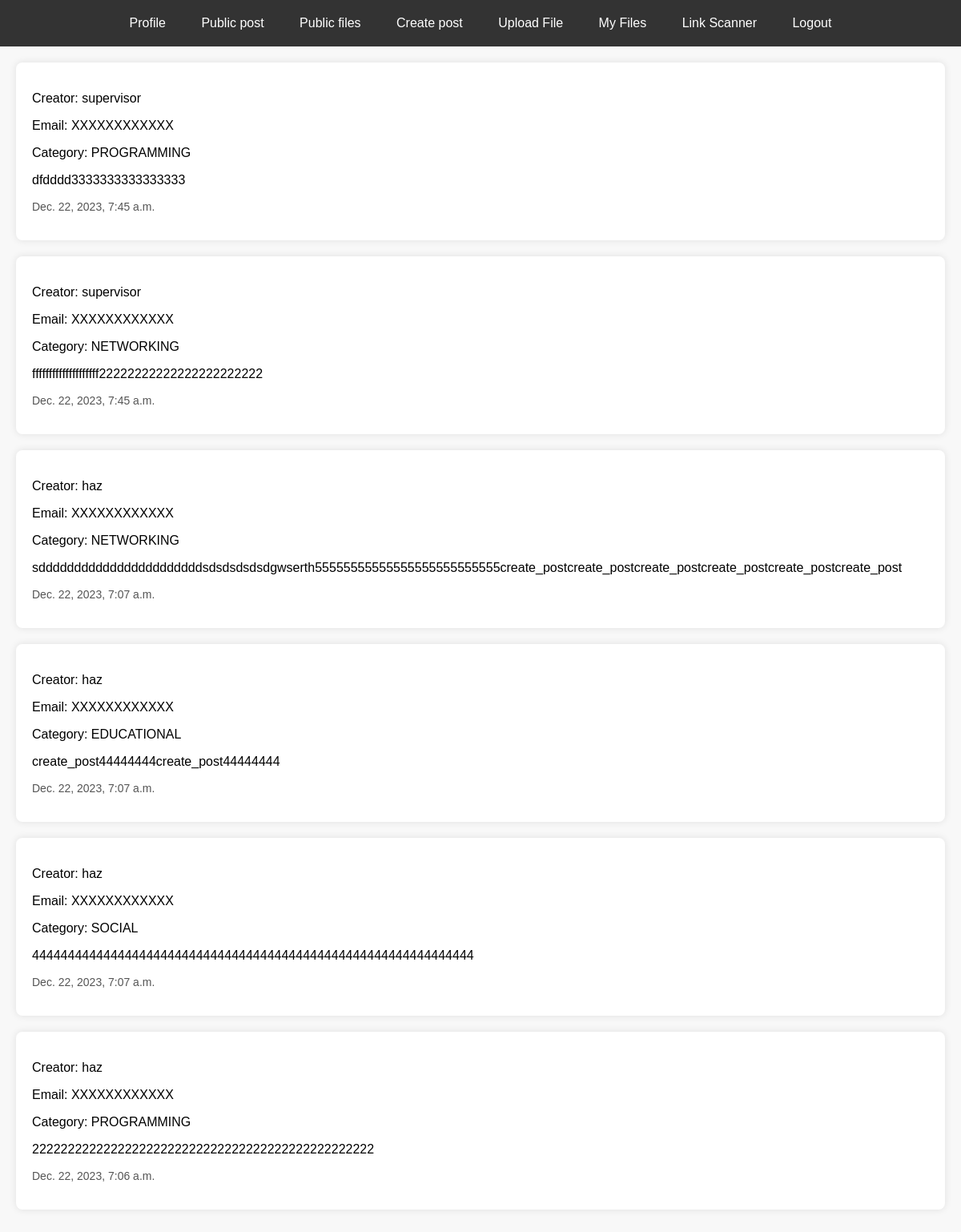
The app's page /puplic_post/ (signed in) with its own data.
### home/models.py (models this page shows, shortened)
class Post(models.Model):
    id = models.AutoField(primary_key=True)
    content = models.TextField()
    created_datetime = models.DateTimeField(auto_now_add=True)
    owner = models.ForeignKey(User, on_delete=models.CASCADE)
    category_enum = models.IntegerField(choices=[(choice.value, choice.name) for choice in PostCategoryEnum])
    show = models.BooleanField(default=False)
    approved = models.BooleanField(default=False)

class UserInfo(models.Model):
    phone_regex = RegexValidator(
        regex=r'^\+?1?\d{9,15}$',
        message="Phone number must be entered in the format: '+999999999'. Up to 15 digits allowed."
    )
    user = models.OneToOneField(User, on_delete=models.CASCADE)
    User._meta.get_field('email')._unique = True
    User._meta.get_field('username')._unique = True
    full_name = models.CharField(max_length=100)
    age = models.PositiveIntegerField(validators=[validate_age, ])
    phone_number = models.CharField(validators=[phone_regex], max_length=17, help_text="ex:+9627958742359")
    bio = models.CharField(max_length=200, help_text="enter your bio here")
    failed_login_num = models.IntegerField(default=0)
    is_supervisor = models.BooleanField(default=False)
    pendaccess = models.PositiveIntegerField(default=0)

### home/views.py (the view)
# urls.py: path('puplic_post/', views.puplic_post, name='puplic_post'),
@login_required
def puplic_post(request):
    posts = Post.objects.filter(Q(show=True) & Q(approved=True)).order_by('-created_datetime')
    is_super = False
    if request.user.userinfo.is_supervisor:
        is_super = True
    return render(request, 'user-temp/puplic_post.html', {'posts': posts, 'is_super': is_super, 'userinfo': request.user.userinfo})

### home/templates/user-temp/puplic_post.html (shortened to what this page needs)
<!DOCTYPE html>
<html lang="en">
<head>
</head>
<body>
    <nav>
        <a href="{% url 'profile' %}">Profile</a>
        <a href="{% url 'puplic_post' %}">Public post</a>
        <a href="{% url 'puplic_files' %}">Public files</a>
        <a href="{% url 'create_post' %}">Create post</a>
        <a href="{% url 'create_file' %}">Upload File</a>
        <a href="{% url 'my_files' %}">My Files</a>
        <a href="{% url 'scan_link' %}">Link Scanner</a>
        <a href="{% url 'user_logout' %}">Logout</a>
    </nav>
    <div class="content">
        {% for post in posts reversed %}
        <div class="post-container">
            <p>Creator: {{ post.owner.userinfo.full_name }}</p>
            {% if is_super %}
                <p>Email: {{ post.owner }}</p>
            <form action="/hidepost/{{post.id}}/" method = "post">{% csrf_token %}
            <input type="submit" class="btn btn-primary" value="disapprove">
            </form>
            {% else %}
                <p>Email: XXXXXXXXXXXX</p>
            {% endif %}
            {% if post.category_enum == 1 %}
                <p>Category: SOCIAL</p>
            {% endif %}
            {% if post.category_enum == 2 %}
                <p>Category: EDUCATIONAL</p>
            {% endif %}
            {% if post.category_enum == 3 %}
                <p>Category: PROGRAMMING</p>
            {% endif %}
            {% if post.category_enum == 4 %}
                <p>Category: NETWORKING</p>
            {% endif %}
            <p>{{ post.content }}</p>
            <p class="post-metadata">{{ post.created_datetime }}</p>
        </div>
        {% endfor %}
    </div>
</body>
</html>

### home/templates/user-temp/puplic_post.html (style rules this page uses)
body { font-family: 'Arial', sans-serif; margin: 0; padding: 0; display: flex; flex-direction: column; height: 100vh; background-color: #f8f8f8; }
nav { background-color: #333; color: white; padding: 10px; text-align: center; }
nav a { color: white; text-decoration: none; padding: 10px 20px; display: inline-block; }
.content { display: flex; flex: 1; flex-direction: column-reverse; padding: 20px; }
.post-container { background-color: white; padding: 20px; border-radius: 8px; box-shadow: 0 0 10px rgba(0, 0, 0, 0.1); margin-bottom: 20px; }
.post-metadata { color: #555; font-size: 14px; }

### records on screen
Post: owner.userinfo.full_name "haz", category_enum "Category: PROGRAMMING", content "222222222222222222222222222222222222222222222222", created_datetime "Dec. 22, 2023, 7:06 a.m."
Post: owner.userinfo.full_name "haz", category_enum "Category: SOCIAL", content "44444444444444444444444444444444444444444444444444444444444444", created_datetime "Dec. 22, 2023, 7:07 a.m."
Post: owner.userinfo.full_name "haz", category_enum "Category: EDUCATIONAL", content "create_post44444444create_post44444444", created_datetime "Dec. 22, 2023, 7:07 a.m."
Post: owner.userinfo.full_name "haz", category_enum "Category: NETWORKING", content "sdddddddddddddddddddddddsdsdsdsdsdgwserth55555555555555555555555555create_postcreate_postcreate_postcreate_postcreate_postcreate_post", created_datetime "Dec. 22, 2023, 7:07 a.m."
Post: owner.userinfo.full_name "supervisor", category_enum "Category: NETWORKING", content "ffffffffffffffffffff22222222222222222222222", created_datetime "Dec. 22, 2023, 7:45 a.m."
Post: owner.userinfo.full_name "supervisor", category_enum "Category: PROGRAMMING", content "dfdddd3333333333333333", created_datetime "Dec. 22, 2023, 7:45 a.m."
